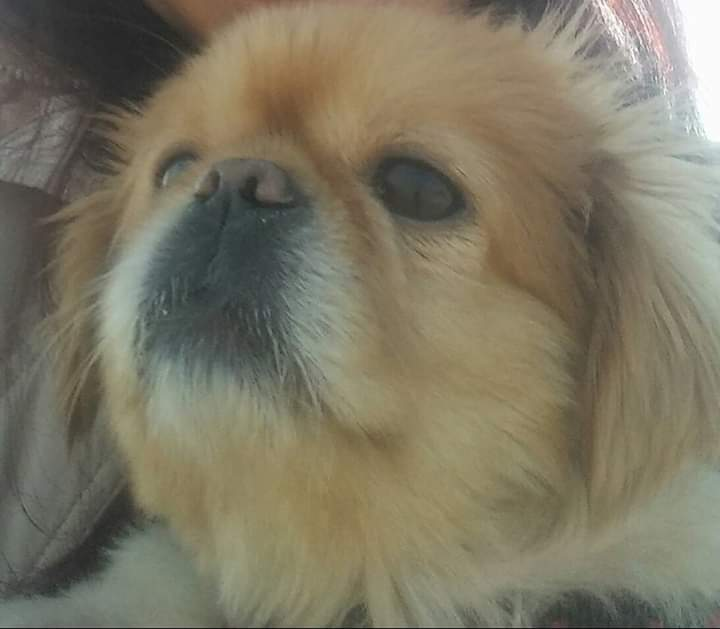
#> input picture gorevler/gorev8/ornek.jpg, 720 x 629 px, found by its file name
$ python cornerDetection.py
#> lines starting #> are read from the running program, lines starting #| are printed output that depends on the picture; after the words box and inside, x2 and y2 are one past the last pixel; in counts of white or black regions, pixels touching at a corner belong together
import cv2
import numpy as np
import matplotlib.pyplot as plt

# Görseli yükle
image = cv2.imread("C:/Users/Asus/Desktop/KURSLARIM/BTK/Git_GitHub/ai_lab/gorevler/gorev8/ornek.jpg")
#> image is the input picture: shape (629, 720, 3); mean B, G, R 99.4, 119, 124.7

# Griye çevir
gray = cv2.cvtColor(image, cv2.COLOR_BGR2GRAY)
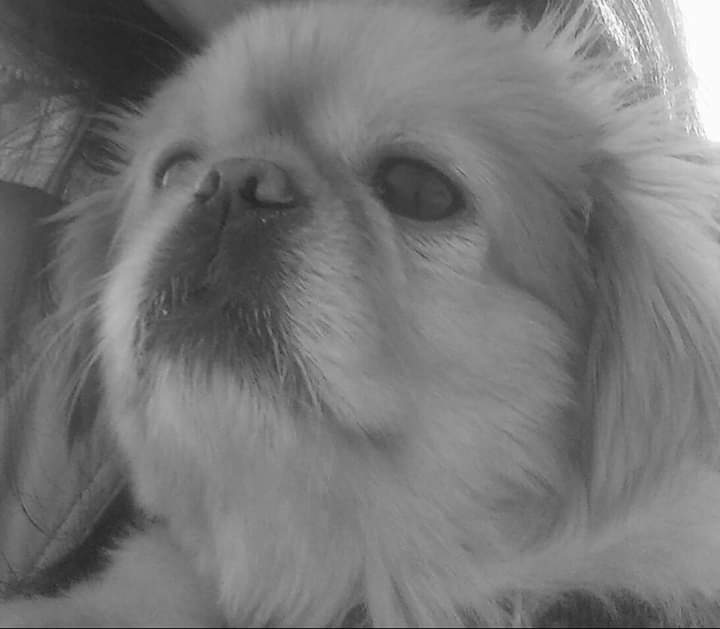
#> gray: shape (629, 720); min 8, max 255, mean 118.4

# Shi-Tomasi köşe tespiti
corners = cv2.goodFeaturesToTrack(gray, maxCorners=100, qualityLevel=0.01, minDistance=10)
#> corners = 100 rows, first 8: [598, 7], [636, 50], [634, 62], [639, 32], [165, 313], [614, 28], [656, 76], [262, 219]
corners = np.intp(corners)  # Köşe koordinatlarını tam sayıya çevir

# Köşeleri çiz
for i in corners:
    x, y = i.ravel()
    cv2.circle(image, (x, y), 4, (0, 255, 0), -1)
#> this loop made 100 passes
#> (x, y) on passes 1 to 12: (598, 7), (636, 50), (634, 62), (639, 32), (165, 313), (614, 28), (656, 76), (262, 219), (586, 9), (631, 20), (608, 20), (666, 90)
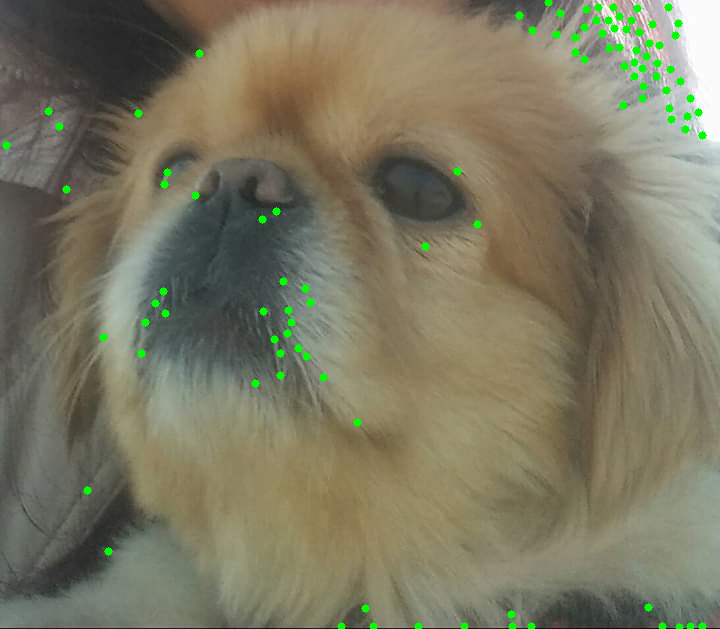
#> image: shape (629, 720, 3); 1.07% of pixels changed, all inside (x1, y1, x2, y2) = (2, 0, 707, 629)

# Görseli BGR'den RGB'ye çevir ve göster
image_rgb = cv2.cvtColor(image, cv2.COLOR_BGR2RGB)
plt.imshow(image_rgb)
plt.title("Corner Detection (Shi-Tomasi)")
plt.axis("off")
plt.show()
